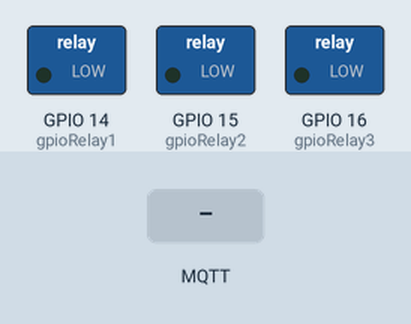
This program was run on a simulated ESP8266 (NodeMCU). On the bench: switched loads named in the program (green lamp = pin HIGH). The inputs (shaded band) are chosen by the test bench. WiFi joins after 1.5 s; servers stay silent unless stated; the local clock reads 2024-03-15 10:24:30 at power-on unless the program sets it; no MQTT or app messages arrive unless stated; what the program prints to the serial monitor is not drawn.

Above: at 2.4 s.
2.5 s: MQTT message "1" arrives on the first subscribed topic
At 3.3 s:
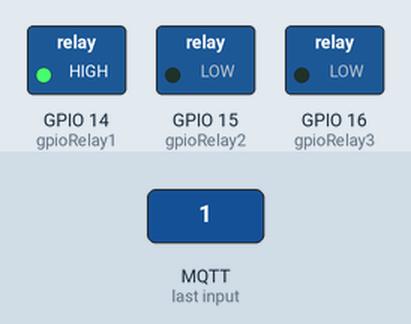
4.0 s: MQTT message "on" arrives on the second subscribed topic
At 4.4 s:
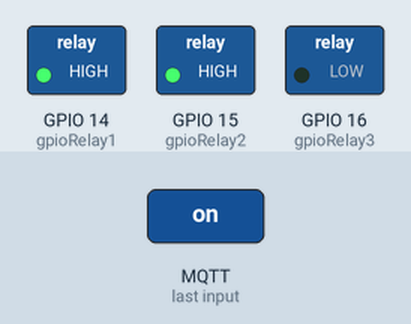
5.5 s: MQTT message "0" arrives on the first subscribed topic
At 6.7 s:
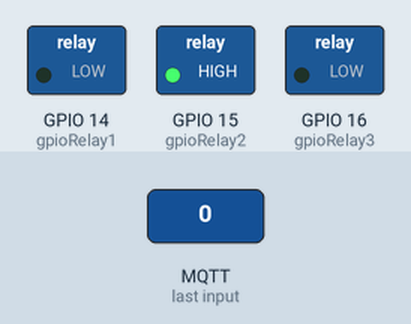
7.0 s: MQTT message "1" arrives on the third subscribed topic
At 7.9 s:
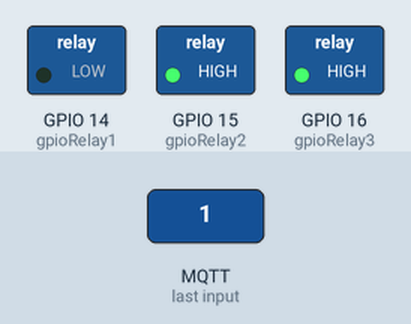
8.5 s: MQTT message "off" arrives on the second subscribed topic
At 9.1 s:
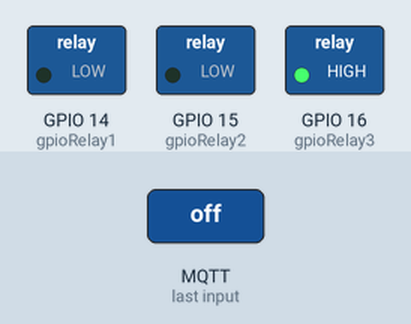
10.0 s: MQTT message "on" arrives on the first subscribed topic
At 11.4 s:
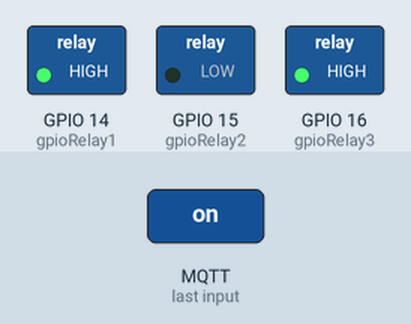
Timing chart, 0 to 12.5 s (numbered marks = the images above; inputs shaded):
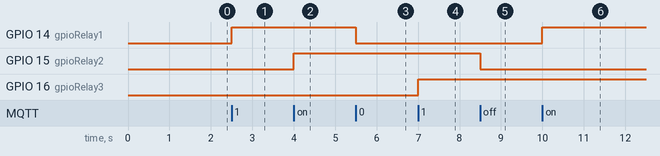

The program:

main.cpp
```cpp
/**********************************************************************************************************************
 *
 * Демонстрационный проект управления несколькими реле на ESP8266 через любой MQTT-брокер
 *
 * Важно: проект собран на Arduino-платформе, но для VSCode + PlatformIO (не для Arduino IDE)
 * Как установить и настроить PlatformIO, вы можете узнать на моем сайте: https://kotyara12.ru/iot/crawl-to-pio/
 *
 * ВНИМАНИЕ! Данная версия ИСПРОЛЬЗУЕТ TLS-ШИФРОВАНИЕ для подключения к MQTT-брокеру, поэтому она немного посложнее предыдущей
 *
 * Впрочем, не составит особого труда перенести большую часть кода в обычную классическую ArduinoIDE
 *
 **********************************************************************************************************************
 *
 * Автор: Александр Разживин aka kotyara12
 *
 * Вы можете найти меня по следующим контактам:
 * https://kotyara12.ru, https://dzen.ru/kotyara12
 * mailto: kotyara12@yandex.ru, telegram: @kotyara1971
 *
 *********************************************************************************************************************/

#include <Arduino.h>
#include <ESP8266WiFi.h>
#include <PubSubClient.h>
#include <time.h>

/***********************************************************************************************************************
 * Настройки проекта
 **********************************************************************************************************************/

// Номер выводов для подключения реле
const int gpioRelay1 = 14;
const int gpioRelay2 = 15;
const int gpioRelay3 = 16;

// Параметры подключения к WiFi
const char* wifiSSID = "k12iot";
const char* wifiPASS = "xxxxxxxx";

// Параметры подключения к MQTT брокеру
// Примечание: использовать статический mqttClientId оптимальнее с точки зрения фрагментации кучи, только не забывайте изменять его на разных устройствах
const char* mqttServer   = "xx.wqtt.ru";
const int   mqttPort     = 1234;
const char* mqttClientId = "esp8266_demo2";
const char* mqttUser     = "u_xxxx";
const char* mqttPass     = "xXxXxXxX";

// Корневой сертификат ISRG Root x1, действителен до 4 июня 2035 года
static const char ISRG_Root_x1[] PROGMEM = R"EOF(
-----BEGIN CERTIFICATE-----
MIIFazCCA1OgAwIBAgIRAIIQz7DSQONZRGPgu2OCiwAwDQYJKoZIhvcNAQELBQAw
TzELMAkGA1UEBhMCVVMxKTAnBgNVBAoTIEludGVybmV0IFNlY3VyaXR5IFJlc2Vh
cmNoIEdyb3VwMRUwEwYDVQQDEwxJU1JHIFJvb3QgWDEwHhcNMTUwNjA0MTEwNDM4
WhcNMzUwNjA0MTEwNDM4WjBPMQswCQYDVQQGEwJVUzEpMCcGA1UEChMgSW50ZXJu
ZXQgU2VjdXJpdHkgUmVzZWFyY2ggR3JvdXAxFTATBgNVBAMTDElTUkcgUm9vdCBY
MTCCAiIwDQYJKoZIhvcNAQEBBQADggIPADCCAgoCggIBAK3oJHP0FDfzm54rVygc
h77ct984kIxuPOZXoHj3dcKi/vVqbvYATyjb3miGbESTtrFj/RQSa78f0uoxmyF+
0TM8ukj13Xnfs7j/EvEhmkvBioZxaUpmZmyPfjxwv60pIgbz5MDmgK7iS4+3mX6U
A5/TR5d8mUgjU+g4rk8Kb4Mu0UlXjIB0ttov0DiNewNwIRt18jA8+o+u3dpjq+sW
T8KOEUt+zwvo/7V3LvSye0rgTBIlDHCNAymg4VMk7BPZ7hm/ELNKjD+Jo2FR3qyH
B5T0Y3HsLuJvW5iB4YlcNHlsdu87kGJ55tukmi8mxdAQ4Q7e2RCOFvu396j3x+UC
B5iPNgiV5+I3lg02dZ77DnKxHZu8A/lJBdiB3QW0KtZB6awBdpUKD9jf1b0SHzUv
KBds0pjBqAlkd25HN7rOrFleaJ1/ctaJxQZBKT5ZPt0m9STJEadao0xAH0ahmbWn
OlFuhjuefXKnEgV4We0+UXgVCwOPjdAvBbI+e0ocS3MFEvzG6uBQE3xDk3SzynTn
jh8BCNAw1FtxNrQHusEwMFxIt4I7mKZ9YIqioymCzLq9gwQbooMDQaHWBfEbwrbw
qHyGO0aoSCqI3Haadr8faqU9GY/rOPNk3sgrDQoo//fb4hVC1CLQJ13hef4Y53CI
rU7m2Ys6xt0nUW7/vGT1M0NPAgMBAAGjQjBAMA4GA1UdDwEB/wQEAwIBBjAPBgNV
HRMBAf8EBTADAQH/MB0GA1UdDgQWBBR5tFnme7bl5AFzgAiIyBpY9umbbjANBgkq
hkiG9w0BAQsFAAOCAgEAVR9YqbyyqFDQDLHYGmkgJykIrGF1XIpu+ILlaS/V9lZL
ubhzEFnTIZd+50xx+7LSYK05qAvqFyFWhfFQDlnrzuBZ6brJFe+GnY+EgPbk6ZGQ
3BebYhtF8GaV0nxvwuo77x/Py9auJ/GpsMiu/X1+mvoiBOv/2X/qkSsisRcOj/KK
NFtY2PwByVS5uCbMiogziUwthDyC3+6WVwW6LLv3xLfHTjuCvjHIInNzktHCgKQ5
ORAzI4JMPJ+GslWYHb4phowim57iaztXOoJwTdwJx4nLCgdNbOhdjsnvzqvHu7Ur
TkXWStAmzOVyyghqpZXjFaH3pO3JLF+l+/+sKAIuvtd7u+Nxe5AW0wdeRlN8NwdC
jNPElpzVmbUq4JUagEiuTDkHzsxHpFKVK7q4+63SM1N95R1NbdWhscdCb+ZAJzVc
oyi3B43njTOQ5yOf+1CceWxG1bQVs5ZufpsMljq4Ui0/1lvh+wjChP4kqKOJ2qxq
4RgqsahDYVvTH9w7jXbyLeiNdd8XM2w9U/t7y0Ff/9yi0GE44Za4rF2LN9d11TPA
mRGunUHBcnWEvgJBQl9nJEiU0Zsnvgc/ubhPgXRR4Xq37Z0j4r7g1SgEEzwxA57d
emyPxgcYxn/eR44/KJ4EBs+lVDR3veyJm+kXQ99b21/+jh5Xos1AnX5iItreGCc=
-----END CERTIFICATE-----
)EOF";

// Топик LWT, одновременно это топик статуса устройства:
// - в рабочем состоянии в этом топике будет сообщение "online"
// - когда устройство по какой-либо причине отключится от сервера, сервер примерно через 60 секунд опубликует LWT "offline"
const char* mqttTopicDeviceStatus    = "demo/status";
const char* mqttDeviceStatusOn       = "online";
const char* mqttDeviceStatusOff      = "offline";
const int   mqttDeviceStatusQos      = 1;
const bool  mqttDeviceStatusRetained = true;

// Топики для внешнего управления реле
const char* mqttTopicControlRelay1   = "demo/relay1/control";
const char* mqttTopicControlRelay2   = "demo/relay2/control";
const char* mqttTopicControlRelay3   = "demo/relay3/control";
const int   mqttRelayControlQos      = 1;

// Топики для публикации состояния реле
const char* mqttTopicStatusRelay1    = "demo/relay1/status";
const char* mqttTopicStatusRelay2    = "demo/relay2/status";
const char* mqttTopicStatusRelay3    = "demo/relay3/status";

// Текстовое отображение для состояния реле
const char* mqttRelayStatusOn        = "on";
const char* mqttRelayStatusOff       = "off";
const bool  mqttRelayStatusRetained  = false;

/***********************************************************************************************************************
 * Глобальные переменные
 **********************************************************************************************************************/

// Корневой сертификат
BearSSL::X509List certISRG(ISRG_Root_x1);
BearSSL::WiFiClientSecure wifiClient;
PubSubClient mqttClient(wifiClient);

// Текущее состояние реле
byte gpioStatus1 = 0;
byte gpioStatus2 = 0;
byte gpioStatus3 = 0;

// Полученное ("новое") состояние реле
byte relaySetStatus1 = 0;
byte relaySetStatus2 = 0;
byte relaySetStatus3 = 0;

/***********************************************************************************************************************
 * Прикладные функции
 **********************************************************************************************************************/

// Подключение к WiFi точке доступа
bool wifiConnected()
{
  // Если подключение активно, то просто выходим и возвращаем true
  if (WiFi.status() != WL_CONNECTED) {
    // ... иначе пробуем подключиться к сети
    Serial.print("Connecting to WiFi AP ");
    Serial.print(wifiSSID);

    // Настраиваем объект WiFi
    WiFi.mode(WIFI_STA);
    WiFi.begin(wifiSSID, wifiPASS);

    // И ждем подключения 60 циклов по 0,5 сек - это 30 секунд
    int i = 0;
    while (WiFi.status() != WL_CONNECTED) {
      i++;
      if (i > 60) {
        // Если в течение этого времени не удалось подключиться - выходим с false
        // Бескорнечно ждать подключения опасно - если подключение было разорвано во время работы
        // нужно всё равно "обслуживать" реле и датчики, иначе может случиться беда
        Serial.println("");
        Serial.println("Connection failed!");
        return false;
      };
      Serial.print(".");
      delay(500);
    };

    // Подключение успешно установлено
    Serial.println("");
    Serial.print("WiFi connected, obtained IP address: ");
    Serial.println(WiFi.localIP());

    // Для работы TLS-соединения нужны корректные дата и время, получаем их с NTP серверов
    configTime(3 * 3600, 0, "pool.ntp.org", "time.nist.gov");
    // Ждем, пока локальное время синхронизируется
    Serial.print("Waiting for NTP time sync: ");
    i = 0;
    time_t now = time(nullptr);
    while (now < 1000000000) {
      now = time(nullptr);
      i++;
      if (i > 60) {
        // Если в течение этого времени не удалось подключиться - выходим с false
        // Бескорнечно ждать подключения опасно - если подключение было разорвано во время работы
        // нужно всё равно "обслуживать" реле и датчики, иначе может случиться беда
        Serial.println("");
        Serial.println("Time sync failed!");
        return false;
      };
      Serial.print(".");
      delay(500);
    }

    // Время успешно синхронизировано, выводим его в монитор порта
    // Только для целей отладки, этот блок можно исключить
    Serial.println("");
    struct tm timeinfo;
    gmtime_r(&now, &timeinfo);
    Serial.print("Current time: ");
    Serial.print(asctime(&timeinfo));

    // Теперь можно привязать корневой сертификат к клиенту WiFi
    wifiClient.setTrustAnchors(&certISRG);
  };
  return true;
}

// Функция обратного вызова при поступлении входящего сообщения от брокера
void mqttOnIncomingMsg(char* topic, byte* payload, unsigned int length)
{
  // Для более корректного сравнения строк приводим их к нижнему регистру и обрезаем пробелы с краев
  String _topic = topic;
  _topic.toLowerCase();
  _topic.trim();

  String _payload;
  for (unsigned int i = 0; i < length; i++) {
    _payload += String((char)payload[i]);
  };
  _payload.toLowerCase();
  _payload.trim();

  // Вывод поступившего сообщения в лог, больше никакого смысла этот блок кода не несет, можно исключить
  Serial.print("Message arrived [");
  Serial.print(_topic.c_str());
  Serial.print("]: ");
  Serial.print(_payload.c_str());
  Serial.println();

  // Сравниваем с топиками
  if (_topic.equals(mqttTopicControlRelay1)) {
    // это топик управления реле 1
    if (_payload.equals("1") || _payload.equals(mqttRelayStatusOn)) relaySetStatus1 = 1;
    if (_payload.equals("0") || _payload.equals(mqttRelayStatusOff)) relaySetStatus1 = 0;
  } else if (_topic.equals(mqttTopicControlRelay2)) {
    // это топик управления реле 2
    if (_payload.equals("1") || _payload.equals(mqttRelayStatusOn)) relaySetStatus2 = 1;
    if (_payload.equals("0") || _payload.equals(mqttRelayStatusOff)) relaySetStatus2 = 0;
  } else if (_topic.equals(mqttTopicControlRelay3)) {
    // это топик управления реле 3
    if (_payload.equals("1") || _payload.equals(mqttRelayStatusOn)) relaySetStatus3 = 1;
    if (_payload.equals("0") || _payload.equals(mqttRelayStatusOff)) relaySetStatus3 = 0;
  } else {
    Serial.println("Failed to recognize incoming topic!");
  };
}

// Переключение состояния реле
void mqttChangeRelaysState()
{
  // Новое состояние реле 1 отличается от текущего, требуется переключение
  if (relaySetStatus1 != gpioStatus1) {
    gpioStatus1 = relaySetStatus1;
    digitalWrite(gpioRelay1, gpioStatus1);

    // gpioStatus1 == 1 ? mqttRelayStatusOn : mqttRelayStatusOff
    // это то же самое, что и
    // if (gpioStatus1 == 1) { mqttRelayStatusOn } else { mqttRelayStatusOff }
    mqttClient.publish(mqttTopicStatusRelay1, (gpioStatus1 == 1 ? mqttRelayStatusOn : mqttRelayStatusOff), mqttRelayStatusRetained);

    Serial.print("Relay 1 has changed its state: ");
    Serial.println(gpioStatus1 == 1 ? mqttRelayStatusOn : mqttRelayStatusOff);
  };

  // Новое состояние реле 2 отличается от текущего, требуется переключение
  if (relaySetStatus2 != gpioStatus2) {
    gpioStatus2 = relaySetStatus2;
    digitalWrite(gpioRelay2, gpioStatus2);

    // gpioStatus2 == 1 ? mqttRelayStatusOn : mqttRelayStatusOff
    // это то же самое, что и
    // if (gpioStatus2 == 1) { mqttRelayStatusOn } else { mqttRelayStatusOff }
    mqttClient.publish(mqttTopicStatusRelay2, (gpioStatus2 == 1 ? mqttRelayStatusOn : mqttRelayStatusOff), mqttRelayStatusRetained);

    Serial.print("Relay 2 has changed its state: ");
    Serial.println(gpioStatus2 == 1 ? mqttRelayStatusOn : mqttRelayStatusOff);
  };

  // Новое состояние реле 3 отличается от текущего, требуется переключение
  if (relaySetStatus3 != gpioStatus3) {
    gpioStatus3 = relaySetStatus3;
    digitalWrite(gpioRelay3, gpioStatus3);

    // gpioStatus3 == 1 ? mqttRelayStatusOn : mqttRelayStatusOff
    // это то же самое, что и
    // if (gpioStatus3 == 1) { mqttRelayStatusOn } else { mqttRelayStatusOff }
    mqttClient.publish(mqttTopicStatusRelay3, (gpioStatus3 == 1 ? mqttRelayStatusOn : mqttRelayStatusOff), mqttRelayStatusRetained);

    Serial.print("Relay 3 has changed its state: ");
    Serial.println(gpioStatus3 == 1 ? mqttRelayStatusOn : mqttRelayStatusOff);
  };
}

// Подключение к MQTT брокеру :: версия для PubSubClient от knolleary ("стандартная")
bool mqttConnected()
{
  if (!mqttClient.connected()) {
    Serial.print("Connecting to MQTT broker: ");
    // Настраиваем MQTT клиент
    mqttClient.setServer(mqttServer, mqttPort);
    mqttClient.setCallback(mqttOnIncomingMsg);

    // Пробуем подключиться с LWT сообщением "offline"
    if (mqttClient.connect(mqttClientId, mqttUser, mqttPass, mqttTopicDeviceStatus, mqttDeviceStatusQos, mqttDeviceStatusRetained, mqttDeviceStatusOff)) {
      Serial.println("ok");

      // Публикуем статус устройства в тот же топик, что и LWT, но с содержимым "online"
      mqttClient.publish(mqttTopicDeviceStatus, mqttDeviceStatusOn, mqttDeviceStatusRetained);

      // Подписываемся на топики управления реле: поскольку топики зарашее известны, никаких # и + здесь не нужно!
      mqttClient.subscribe(mqttTopicControlRelay1, mqttRelayControlQos);
      mqttClient.subscribe(mqttTopicControlRelay2, mqttRelayControlQos);
      mqttClient.subscribe(mqttTopicControlRelay3, mqttRelayControlQos);

      // Публикуем текущее состояние реле
      // gpioStatus1 == 1 ? mqttRelayStatusOn : mqttRelayStatusOff
      // это то же самое, что и
      // if (gpioStatus1 == 1) { mqttRelayStatusOn } else { mqttRelayStatusOff }
      mqttClient.publish(mqttTopicStatusRelay1, (gpioStatus1 == 1 ? mqttRelayStatusOn : mqttRelayStatusOff), mqttRelayStatusRetained);
      mqttClient.publish(mqttTopicStatusRelay2, (gpioStatus2 == 1 ? mqttRelayStatusOn : mqttRelayStatusOff), mqttRelayStatusRetained);
      mqttClient.publish(mqttTopicStatusRelay3, (gpioStatus3 == 1 ? mqttRelayStatusOn : mqttRelayStatusOff), mqttRelayStatusRetained);
    } else {
      Serial.print("failed, error code: ");
      Serial.print(mqttClient.state());
      Serial.println("!");
    };
    return mqttClient.connected();
  };
  return true;
}

/***********************************************************************************************************************
 * Настройка устройства и основной цикл
 **********************************************************************************************************************/
void setup() {
  // Настройка вывода логов в порт serial 0
  Serial.begin(9600);
  Serial.println();
  Serial.println("Demo project FOR ESP8266");

  // Настройка выводов
  pinMode(gpioRelay1, OUTPUT);
  pinMode(gpioRelay2, OUTPUT);
  pinMode(gpioRelay3, OUTPUT);

  // Сброс всех реле в исходное состояние "отключено"
  digitalWrite(gpioRelay1, gpioStatus1);
  digitalWrite(gpioRelay2, gpioStatus2);
  digitalWrite(gpioRelay3, gpioStatus3);
}

void loop() {
  // Проверяем подключение к WiFi и MQTT
  if (wifiConnected() && mqttConnected()) {
    // Основной цикл клиента MQTT
    mqttClient.loop();

    ///////////////////////////////////////////////////////////////
    // Ваша прошивка здесь может делать что-то еще...
    // Состояние: Когда все подключено и все работает
    ///////////////////////////////////////////////////////////////
  } else {
    // Даже если ничего не вышло с WiFi подключением, вы можете что-то сделать автономно
    // Например переключить реле по датчику температуры
    // Ваш роутер может просто выйти из строя, но автоматика должна продолжать работать

    ///////////////////////////////////////////////////////////////
    // Ваша прошивка здесь может делать что-то еще...
    // Состояние: Когда с подключениями приключилась беда
    ///////////////////////////////////////////////////////////////

    // Но в данном случае мы просто чуть-чуть подождем и попробуем подключиться снова
    delay(1000);
  };

  mqttChangeRelaysState();

  ///////////////////////////////////////////////////////////////
  // Ваша прошивка здесь может делать что-то еще...
  // Состояние: Вообще пофигу на всё
  ///////////////////////////////////////////////////////////////
}
```

Measured:
- after the input at 2.5 s, GPIO 14 (gpioRelay1): LOW → HIGH at once
- after the input at 4.0 s, GPIO 15 (gpioRelay2): LOW → HIGH at once
- after the input at 5.5 s, GPIO 14 (gpioRelay1): HIGH → LOW at once
- after the input at 7.0 s, GPIO 16 (gpioRelay3): LOW → HIGH at once
- after the input at 8.5 s, GPIO 15 (gpioRelay2): HIGH → LOW at once
- after the input at 10.0 s, GPIO 14 (gpioRelay1): LOW → HIGH at once
